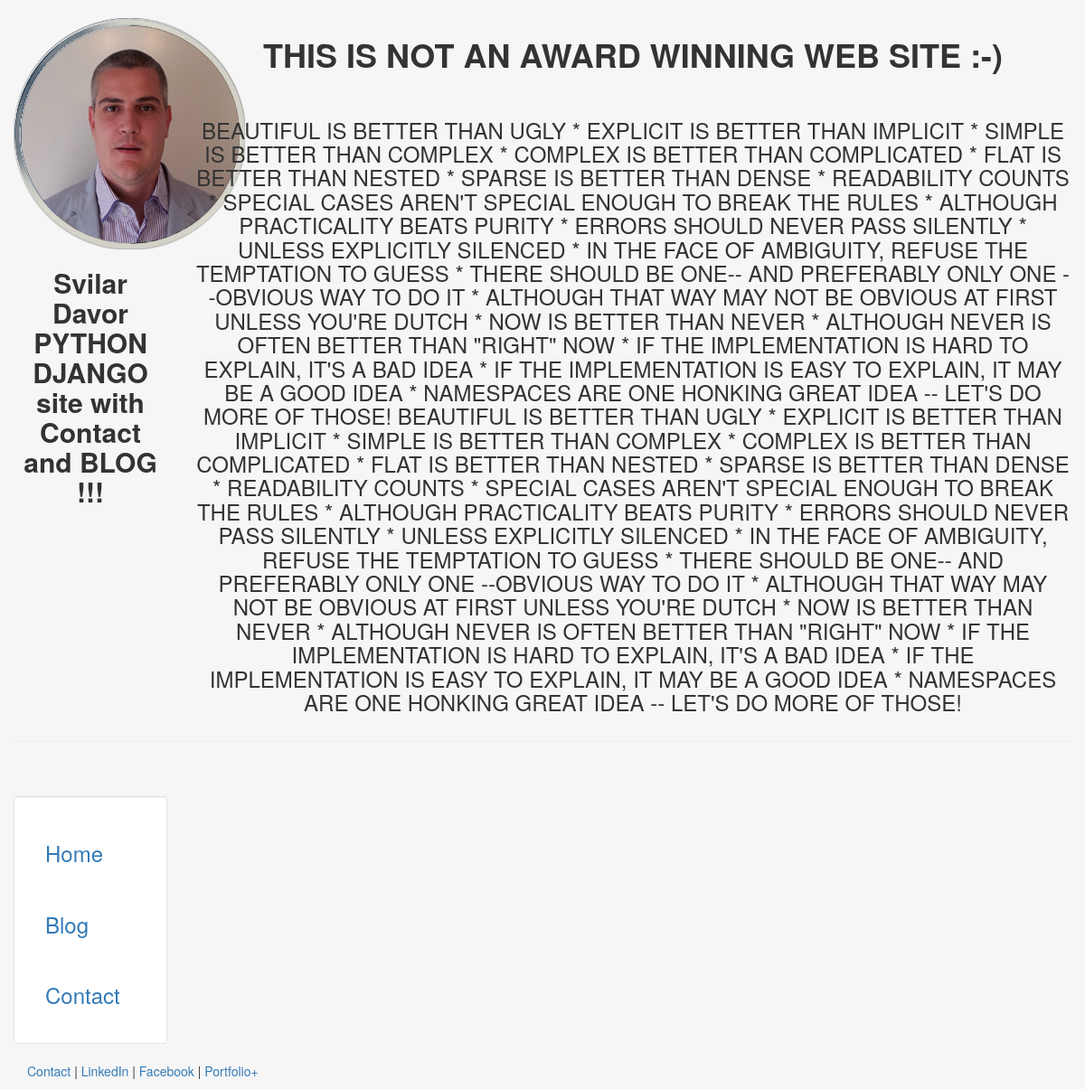
/blog/, run on an earlier commit of the app's database.
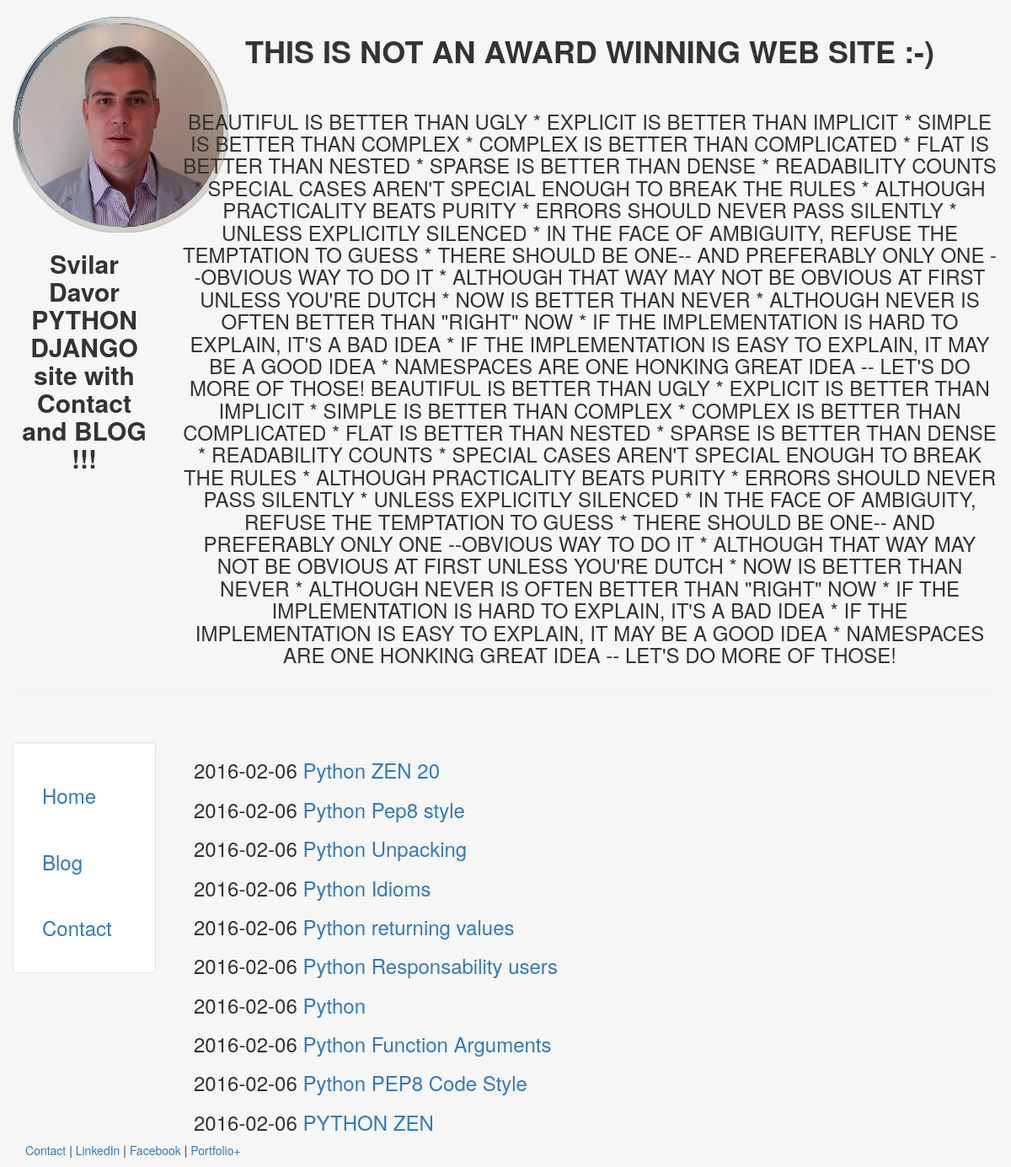
And on a later commit of the database.
### blog/models.py (models this page shows, shortened)
class Post(models.Model):
    title = models.CharField(max_length = 140)
    body = models.TextField()
    date = models.DateTimeField()

### blog/templates/blog/blog.html
{% extends "personal/header.html" %}
{% block content %}
	{% for post in object_list %}
		<h3>{{ post.date|date:"Y-m-d" }}<a href="/blog/{{post.id}}">  {{ post.title }}</a></h3>
	{% endfor %}
{% endblock %}

### personal/templates/personal/header.html (shortened to what this page needs)
<!DOCTYPE html>
<html lang="en">
<head>
	{% load staticfiles %}
	<link rel="stylesheet" href="{% static 'css/bootstrap.min.css' %}" type = "text/css"/>
</head>
<body class="body" style="background-color:#f6f6f6">
	<div class="container-fluid" style="min-height:90%; ">
		<div class="row">
			  <div class="col-sm-2">
				  	<center>
					<img src="{% static 'img\profiledaki.png' %}" class="responsive-img"  alt="face">
						<h2><strong>Svilar Davor PYTHON DJANGO site with Contact and BLOG !!!</strong></h2>
				  	</center>
			  </div>
			<div class="col-sm-10">
					<p><center><h1><strong>THIS IS NOT AN AWARD WINNING WEB SITE :-)</strong></h1></center></p>
				  <center>
				  <h3>BEAUTIFUL IS BETTER THAN UGLY * EXPLICIT IS BETTER THAN IMPLICIT * SIMPLE IS BETTER THAN COMPLEX *
					  COMPLEX IS BETTER THAN COMPLICATED * FLAT IS BETTER THAN NESTED * SPARSE IS BETTER THAN DENSE *
					  READABILITY COUNTS * SPECIAL CASES AREN'T SPECIAL ENOUGH TO BREAK THE RULES *
					  ALTHOUGH PRACTICALITY BEATS PURITY * ERRORS SHOULD NEVER PASS SILENTLY * UNLESS EXPLICITLY SILENCED *
					  IN THE FACE OF AMBIGUITY, REFUSE THE TEMPTATION TO GUESS *
					  THERE SHOULD BE ONE-- AND PREFERABLY ONLY ONE --OBVIOUS WAY TO DO IT *
					  ALTHOUGH THAT WAY MAY NOT BE OBVIOUS AT FIRST UNLESS YOU'RE DUTCH * NOW IS BETTER THAN NEVER *
					  ALTHOUGH NEVER IS OFTEN BETTER THAN "RIGHT" NOW * IF THE IMPLEMENTATION IS HARD TO EXPLAIN, IT'S A BAD IDEA *
					  IF THE IMPLEMENTATION IS EASY TO EXPLAIN, IT MAY BE A GOOD IDEA *
					  NAMESPACES ARE ONE HONKING GREAT IDEA -- LET'S DO MORE OF THOSE! BEAUTIFUL IS BETTER THAN UGLY * EXPLICIT IS BETTER THAN IMPLICIT * SIMPLE IS BETTER THAN COMPLEX *
					  COMPLEX IS BETTER THAN COMPLICATED * FLAT IS BETTER THAN NESTED * SPARSE IS BETTER THAN DENSE *
					  READABILITY COUNTS * SPECIAL CASES AREN'T SPECIAL ENOUGH TO BREAK THE RULES *
					  ALTHOUGH PRACTICALITY BEATS PURITY * ERRORS SHOULD NEVER PASS SILENTLY * UNLESS EXPLICITLY SILENCED *
					  IN THE FACE OF AMBIGUITY, REFUSE THE TEMPTATION TO GUESS *
					  THERE SHOULD BE ONE-- AND PREFERABLY ONLY ONE --OBVIOUS WAY TO DO IT *
					  ALTHOUGH THAT WAY MAY NOT BE OBVIOUS AT FIRST UNLESS YOU'RE DUTCH * NOW IS BETTER THAN NEVER *
					  ALTHOUGH NEVER IS OFTEN BETTER THAN "RIGHT" NOW * IF THE IMPLEMENTATION IS HARD TO EXPLAIN, IT'S A BAD IDEA *
					  IF THE IMPLEMENTATION IS EASY TO EXPLAIN, IT MAY BE A GOOD IDEA *
					  NAMESPACES ARE ONE HONKING GREAT IDEA -- LET'S DO MORE OF THOSE!</h3>
				  </center>
			</div>
		</div><hr>
		<div class="row">
		  <div class="col-sm-2">
		  <br>
		  <br>
			<div class="well bs-sidebar" id="sidebar" style="background-color:#fff">
			  <ul class="nav nav-pills nav-stacked">
				<li><a href='/'><h3>Home</h3></a></li>
				<li><a href='/blog/'><h3>Blog</h3></a></li>
				<li><a href='/contact/'><h3>Contact</h3></a></li>
			  </ul>
			</div>
		  </div>
		  <div class="col-sm-10">
			<div class='container-fluid'>
			<br><br>
			   {% block content %}
			   {% endblock %}
			</div>
		  </div>
		</div>
	</div>
	<footer>
		<div class="container-fluid" style='margin-left:15px'>
			<p><a href="/contact/" target="blank">Contact</a> | <a href="https://rs.linkedin.com/in/davorsvilar" target="blank">LinkedIn</a> | <a href="https://www.facebook.com/davor.svilar" target="blank">Facebook</a> | <a href="http://davor.smallideafactory.com/" target="blank">Portfolio+</a></p>
		</div>
	</footer>
</body>
</html>

### personal/templates/personal/header.html (style rules this page uses)
html, body { height:100% }

What changed in the data, as far as the page shows it:
added Post: date "2016-02-06", title "Python ZEN 20"
added Post: date "2016-02-06", title "Python Pep8 style"
added Post: date "2016-02-06", title "Python Unpacking"
added Post: date "2016-02-06", title "Python Idioms"
added Post: date "2016-02-06", title "Python returning values"
added Post: date "2016-02-06", title "Python Responsability users"
added Post: date "2016-02-06", title "Python"
added Post: date "2016-02-06", title "Python Function Arguments"
added Post: date "2016-02-06", title "Python PEP8 Code Style"
added Post: date "2016-02-06", title "PYTHON ZEN"
